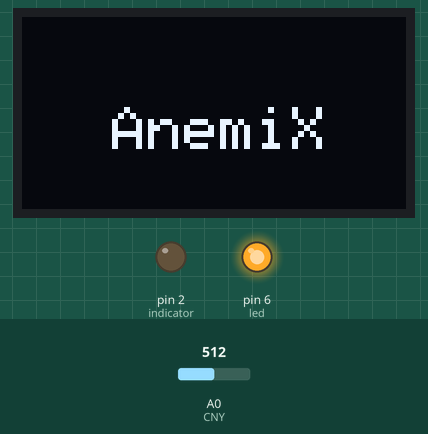
A sketch run on a simulated Arduino Uno, built with avr-gcc and run on an emulated ATmega328P. Parts: 128×64 one-colour display, output pins drawn as LEDs (lit = HIGH). Inputs (shaded band) come from the test bench; at power-on: A0 (CNY) = 512. The display library's start-up logo is not drawn; what the sketch prints to the serial monitor is not drawn.

Above: at 4.5 s.
At 9.6 s:
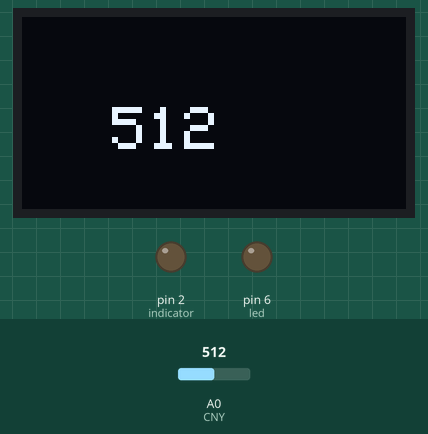
9.7 s: A0 (CNY) set to 716
At 12.4 s:
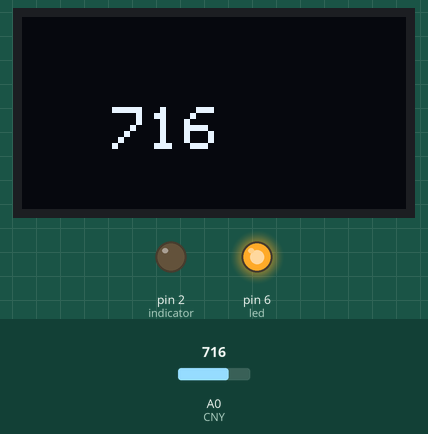
13.5 s: A0 (CNY) set to 900
At 14.5 s:
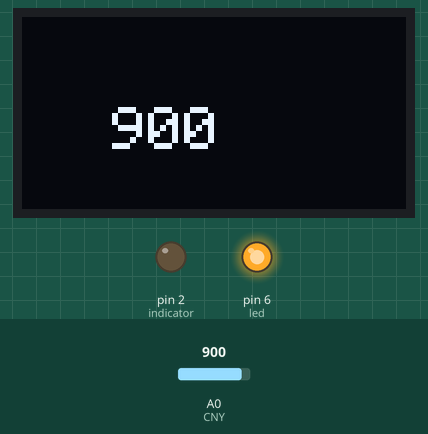
17.5 s: A0 (CNY) set to 1023
At 19.1 s:
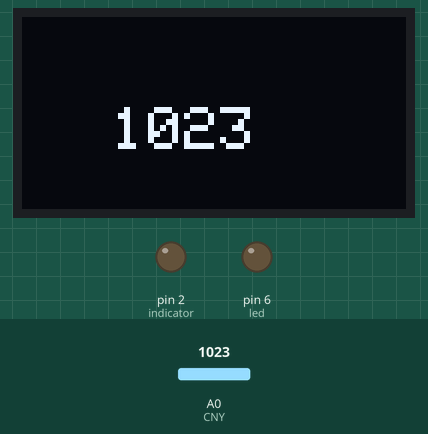
Timing chart, 0 to 25.5 s (numbered marks = the images above; inputs shaded):
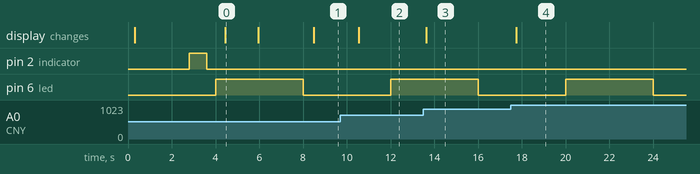

Measured:
- after the input at 9.7 s, the display: changes after 0.84 s (image 2)
- after the input at 13.5 s, the display: changes after 0.12 s (image 3)
- after the input at 17.5 s, the display: changes after 0.23 s (image 4)
- what the display in image 0 shows lasts 1.6 s, from 4.4 s to 6.0 s

The sketch:

test7.ino
```cpp
#include <TimerOne.h>
#include <SPI.h>
#include <Wire.h>
#include <Adafruit_GFX.h>
#include <Adafruit_SH110X.h>

#define i2c_Address 0x3c

#define SCREEN_WIDTH 128 // OLED display width, in pixels
#define SCREEN_HEIGHT 64 // OLED display height, in pixels
#define OLED_RESET -1
Adafruit_SH1106G display = Adafruit_SH1106G(SCREEN_WIDTH, SCREEN_HEIGHT, &Wire, OLED_RESET);

int CNY = A0;
int led = 6;
int lectura;
int indicator = 2;

void setup() {
  pinMode(led, OUTPUT);
  pinMode(indicator, OUTPUT);
  Timer1.initialize(4000000);
  Timer1.attachInterrupt(blinkLED); // blinkLED to run every 5 seconds
  Serial.begin(9600);

  delay(250); // wait for the OLED to power up
  display.begin(i2c_Address, true); // Address 0x3C default

  display.display();
  delay(2000);

  display.clearDisplay();

  display.setTextSize(2);
  display.setTextColor(SH110X_WHITE);

  delay(500);
  digitalWrite(indicator, HIGH);
  delay(800);
  digitalWrite(indicator, LOW);
  delay(800);

  display.setCursor(30, 30);
  display.println("AnemiX");
  display.display();
  delay(1500);
  display.clearDisplay();
  display.setTextSize(1.5);
  display.setCursor(30, 25);
  display.println("Midiendo Hb...");
  display.display();

  delay(2500);


}

// The interrupt will blink the LED, and keep
// track of how many times it has blinked.
int ledState = LOW;
volatile unsigned long blinkCount = 0; // use volatile for shared variables

void blinkLED(void)
{
  if (ledState == LOW) {
    ledState = HIGH;
    blinkCount = blinkCount + 1;  // increase when LED turns on
  } else {
    ledState = LOW;
  }
  digitalWrite(led, ledState);
}


// The main program will print the blink count
// to the Arduino Serial Monitor
void loop() {
  lectura = analogRead(CNY);
  printText();
  Serial.println(lectura);
  delay(1000);
}

void printText() {
  display.clearDisplay();
  display.setTextSize(2);
  display.setTextColor(SH110X_WHITE);
  display.setCursor(30, 30);
  display.println(lectura);
  display.display();
}
```
